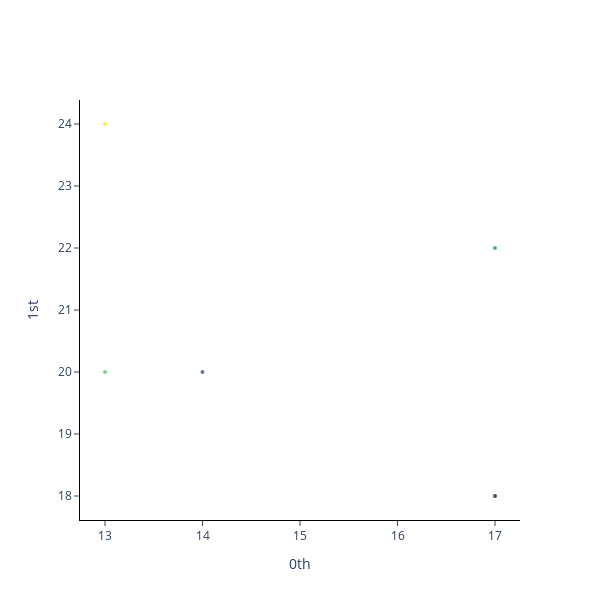

The notebook cell this image was saved under:
### Markdown cell above
# Embedding the Data

### Code cell
from gtda.time_series import SingleTakensEmbedding
from gtda.plotting import plot_point_cloud

#Define axes as how many dimensions you want the embedded data 
axes = 2

#Embedding the data
embedder_periodic = SingleTakensEmbedding(
    parameters_type = "fixed", n_jobs = 2, time_delay = 8, dimension = axes, stride = 10,)

embedded_data = embedder_periodic.fit_transform(new_data[:,0,0,0])

#Comparing length of data to embedded data
print('Number of Data Points: ', len(new_data[:,0,0,0]))
print('Number of Embedded Data Points: ', len(embedded_data))

print(f"Shape of embedded time series: {embedded_data.shape}")

#Plotting embedded data
plot_point_cloud(embedded_data)

### Figure 1 — Plotly figure (JSON) as saved in the notebook; plotly's stock layout.template omitted (floating-point values rounded to 4 significant figures)
{"data": [{"marker": {"color": [0, 1, 2, 3, 4], "colorscale": [[0, "#440154"], [0.1111, "#482878"], [0.2222, "#3e4989"], [0.3333, "#31688e"], [0.4444, "#26828e"], [0.5556, "#1f9e89"], [0.6667, "#35b779"], [0.7778, "#6ece58"], [0.8889, "#b5de2b"], [1, "#fde725"]], "opacity": 0.8, "size": 4}, "mode": "markers", "type": "scatter", "x": [17, 14, 17, 13, 13], "y": [18, 20, 22, 20, 24]}], "layout": {"height": 600, "plot_bgcolor": "white", "width": 600, "xaxis": {"anchor": "x", "exponentformat": "e", "linecolor": "black", "linewidth": 1, "mirror": false, "showexponent": "all", "showline": true, "side": "bottom", "ticks": "outside", "title": {"text": "0th"}, "type": "linear", "zeroline": true}, "yaxis": {"anchor": "y", "exponentformat": "e", "linecolor": "black", "linewidth": 1, "mirror": false, "showexponent": "all", "showline": true, "side": "left", "ticks": "outside", "title": {"text": "1st"}, "type": "linear", "zeroline": true}}}
